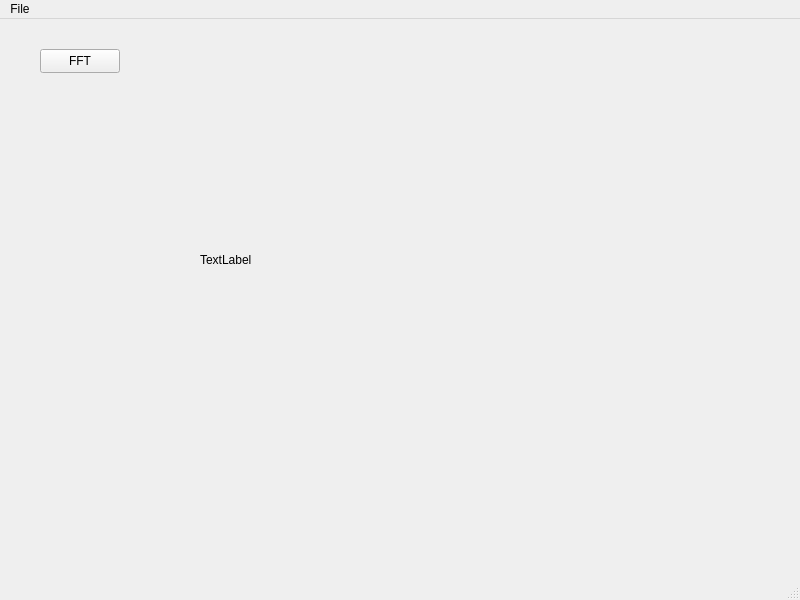
<?xml version="1.0" encoding="UTF-8"?>
<ui version="4.0">
 <class>MainWindow</class>
 <widget class="QMainWindow" name="MainWindow">
  <property name="geometry">
   <rect>
    <x>0</x>
    <y>0</y>
    <width>800</width>
    <height>600</height>
   </rect>
  </property>
  <property name="windowTitle">
   <string>MainWindow</string>
  </property>
  <widget class="QWidget" name="centralwidget">
   <widget class="QPushButton" name="fftBn">
    <property name="geometry">
     <rect>
      <x>40</x>
      <y>30</y>
      <width>80</width>
      <height>24</height>
     </rect>
    </property>
    <property name="text">
     <string>FFT</string>
    </property>
   </widget>
   <widget class="QLabel" name="imgShowLb">
    <property name="geometry">
     <rect>
      <x>200</x>
      <y>40</y>
      <width>441</width>
      <height>401</height>
     </rect>
    </property>
    <property name="text">
     <string>TextLabel</string>
    </property>
   </widget>
  </widget>
  <widget class="QMenuBar" name="menubar">
   <property name="geometry">
    <rect>
     <x>0</x>
     <y>0</y>
     <width>800</width>
     <height>22</height>
    </rect>
   </property>
   <widget class="QMenu" name="menuFile">
    <property name="title">
     <string>File</string>
    </property>
    <addaction name="actionOpen_File"/>
   </widget>
   <addaction name="menuFile"/>
  </widget>
  <widget class="QStatusBar" name="statusbar"/>
  <action name="actionOpen_File">
   <property name="text">
    <string>Open File</string>
   </property>
  </action>
 </widget>
 <resources/>
 <connections/>
</ui>
